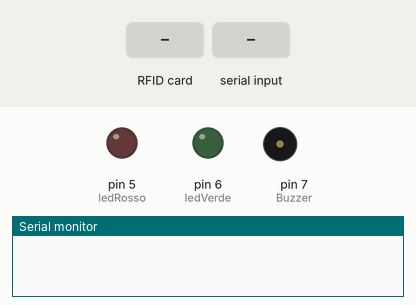
This sketch was run on a simulated Arduino Uno, built with avr-gcc and run on an emulated ATmega328P. On the bench: output pins drawn as LEDs (lit = HIGH), buzzer (waves = sounding), the last lines printed to the serial monitor. The inputs (shaded band) are chosen by the test bench. Pins used as bus, display or sensor lines are not drawn.

Above: at 1.2 s.
1.3 s: RFID card 5E 7A 19 C4 held to the reader
2.8 s: "OK;" received over Serial
At 3.05 s:
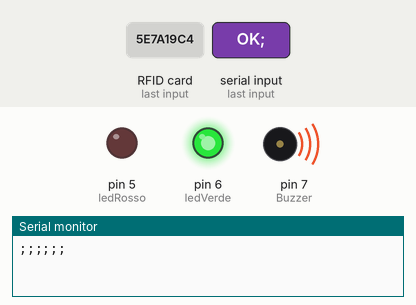
At 4.0 s:
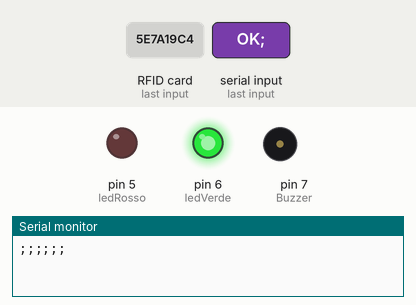
Timing chart, 0 to 6.8 s (numbered marks = the images above; inputs shaded):
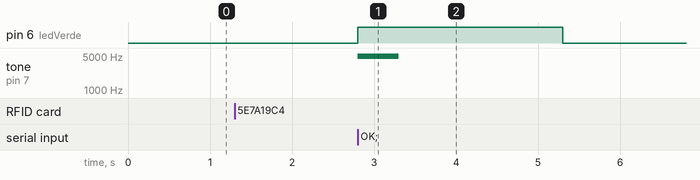

Measured:
- after the input at 2.8 s, pin 6 (ledVerde): LOW → HIGH at once, → LOW 2.5 s later; tone on pin 7 (Buzzer): silent → 4978 Hz at once, → silent 0.50 s later

The sketch:

NFC_Scheda.ino
```cpp
#include <SPI.h>
#include <MFRC522.h>

#define SS_PIN 10
#define RST_PIN 9
MFRC522 mfrc522(SS_PIN, RST_PIN);
MFRC522::MIFARE_Key key;
MFRC522::StatusCode status;

byte readBlockData[18];
byte bufferLen = 18;

#define bloccoNome 4
#define bloccoCognome 5
#define bloccoID 6
#define bloccoAbbonamento 8
#define bloccoFineAbbonamento 9
#define bloccoCredito 10
#define numeriBlocchi 6
int VettoreNumeriBlocchi[numeriBlocchi] = {bloccoNome, bloccoCognome, bloccoID, bloccoAbbonamento, bloccoFineAbbonamento, bloccoCredito};

String UID, stringaSeriale, accesso;
bool errore = false;

#define ledVerde 6
#define ledRosso 5
#define Buzzer 7

void setup()
{
  SPI.begin();      // Si inizializza il canale SPI
  mfrc522.PCD_Init();   // Si inizializza la scheda NFC (MFRC522)

  Serial.begin(9600);

  pinMode(ledVerde, OUTPUT);
  pinMode(ledRosso, OUTPUT);
  pinMode(Buzzer, OUTPUT);

  /*Serial.println("Setup Completato...");
  Serial.println();*/
}

void loop()
{
  /* Preparo la tessera per la lettura e la scrittura dei dati*/
  for (byte i = 0; i < 6; i++) key.keyByte[i] = 0xFF;

  /* Verifico la presenza di una nuova scheda */
  if ( ! mfrc522.PICC_IsNewCardPresent()) return;
  /* Seleziono una delle schede lette */
  if ( ! mfrc522.PICC_ReadCardSerial()) return;

  /* Salvo l'ID della scheda letta al ciclo precedente e leggo il nuovo ID della scheda */
  String UID_Precedente = UID;
  UID = "";
  for (byte i = 0; i < mfrc522.uid.size; i++)
  {
     UID.concat(String(mfrc522.uid.uidByte[i] < 0x10 ? " 0" : " "));
     UID.concat(String(mfrc522.uid.uidByte[i], HEX));
  }
  /* Per semplicità di confronto, porto maiuscoli tutti i caratteri */
  UID.toUpperCase();

  /* Verifico se l'ID è uguale a quello letto nel ciclo precedente, se è uguale salto il ciclo */
  if (UID == UID_Precedente) return;
  else {
    stringaSeriale = "";
    do {
      for(int i = 0; i < numeriBlocchi; i++){
        ReadDataFromBlock(VettoreNumeriBlocchi[i], readBlockData);
        stringaSeriale.concat(String((char*)readBlockData) + ";");
      }
    } while(errore);
    errore = false;
    Serial.println(stringaSeriale);

    /* Stampa dati badge */
    /*WriteAllCardData();*/

    /* Reset canali con Badge MiFare*/
    mfrc522.PICC_HaltA();
    mfrc522.PCD_StopCrypto1();
  }

  /* Aspetto dei dati sulla porta seriale e li leggo */
  while (Serial.available() == 0);
  accesso = Serial.readStringUntil(';');
  OutputAccesso();
}
```

functions.ino
```cpp
/* Funzione di scrittura dati su scheda NFC in uno specifico blocco dati */
void WriteDataToBlock(int blockNum, byte blockData[])
{
  status = mfrc522.PCD_Authenticate(MFRC522::PICC_CMD_MF_AUTH_KEY_A, blockNum, &key, &(mfrc522.uid));
  if (status != MFRC522::STATUS_OK)
  {
    Serial.print("ERRORE in AUTENTICAZIONE per SCRITTURA: ");
    Serial.println(mfrc522.GetStatusCodeName(status));
    return;
  }

  status = mfrc522.MIFARE_Write(blockNum, blockData, 16);
  if (status != MFRC522::STATUS_OK)
  {
    Serial.print("ERRORE in SCRITTURA: ");
    Serial.println(mfrc522.GetStatusCodeName(status));
    return;
  }
}


/* Funzione di lettura dati da scheda NFC di uno specifico blocco dati */
void ReadDataFromBlock(int blockNum, byte readBlockData[])
{
  byte status = mfrc522.PCD_Authenticate(MFRC522::PICC_CMD_MF_AUTH_KEY_A, blockNum, &key, &(mfrc522.uid));

  if (status != MFRC522::STATUS_OK)
  {
     errore = true;
     Serial.println(mfrc522.GetStatusCodeName(status));
     return;
  }

  status = mfrc522.MIFARE_Read(blockNum, readBlockData, &bufferLen);
  if (status != MFRC522::STATUS_OK)
  {
    errore = true;
    Serial.println(mfrc522.GetStatusCodeName(status));
    return;
  }
  errore = false;
}


/* Funzione per leggere e stampare il contenuto di un blocco dati */
void WritePrintDataFromBlock(int blockNum, byte readBlockData[])
{
  ReadDataFromBlock(blockNum, readBlockData);
  Serial.print("Lettura blocco ");
  Serial.print(blockNum);
  Serial.print(" : ");
  for (int j=0 ; j<16 ; j++) { Serial.write(readBlockData[j]); }
  Serial.println("");
}


/* Funzione per stampare le info della carta e il suo contenuto */
void WriteAllCardData()
{
  for (int i=0; i<76; i++) {Serial.print("=");}
  Serial.println();
  Serial.println("DATI SCHEDA :");
  mfrc522.PICC_DumpToSerial(&(mfrc522.uid));  /* funzione della libreria per stampare tutte le informazioni della scheda dato l'UID*/
  for (int i=0; i<76; i++) {Serial.print("=");}
  Serial.println();
}


/* Funzione di output dell'accesso consentito o negato (visivo con LED, sonoro con buzzer) */
void OutputAccesso() {
  if(accesso == "OK"){
    tone(Buzzer, 4978, 500);
    digitalWrite(ledVerde, HIGH);
    digitalWrite(ledRosso, LOW);
  } else if (accesso == "KO"){
    tone(Buzzer, 250, 500);
    digitalWrite(ledVerde, LOW);
    digitalWrite(ledRosso, HIGH);
  } else {
    tone(Buzzer, 150, 250);
    delay(250);
    tone(Buzzer, 150, 250);
  }
  delay(2500);
  digitalWrite(ledVerde, LOW);
  digitalWrite(ledRosso, LOW);
}
```
